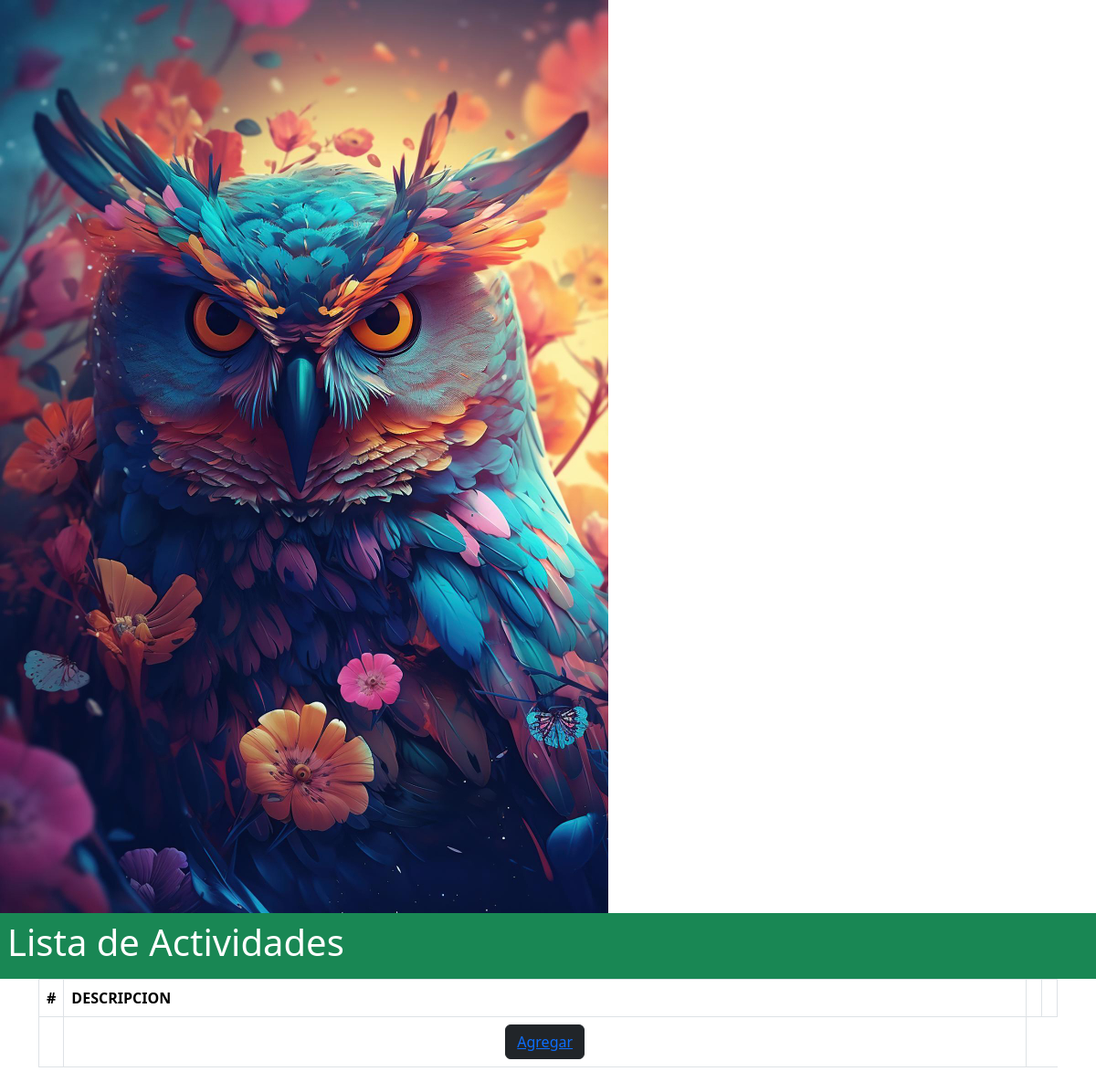
Before: / with the older database file.
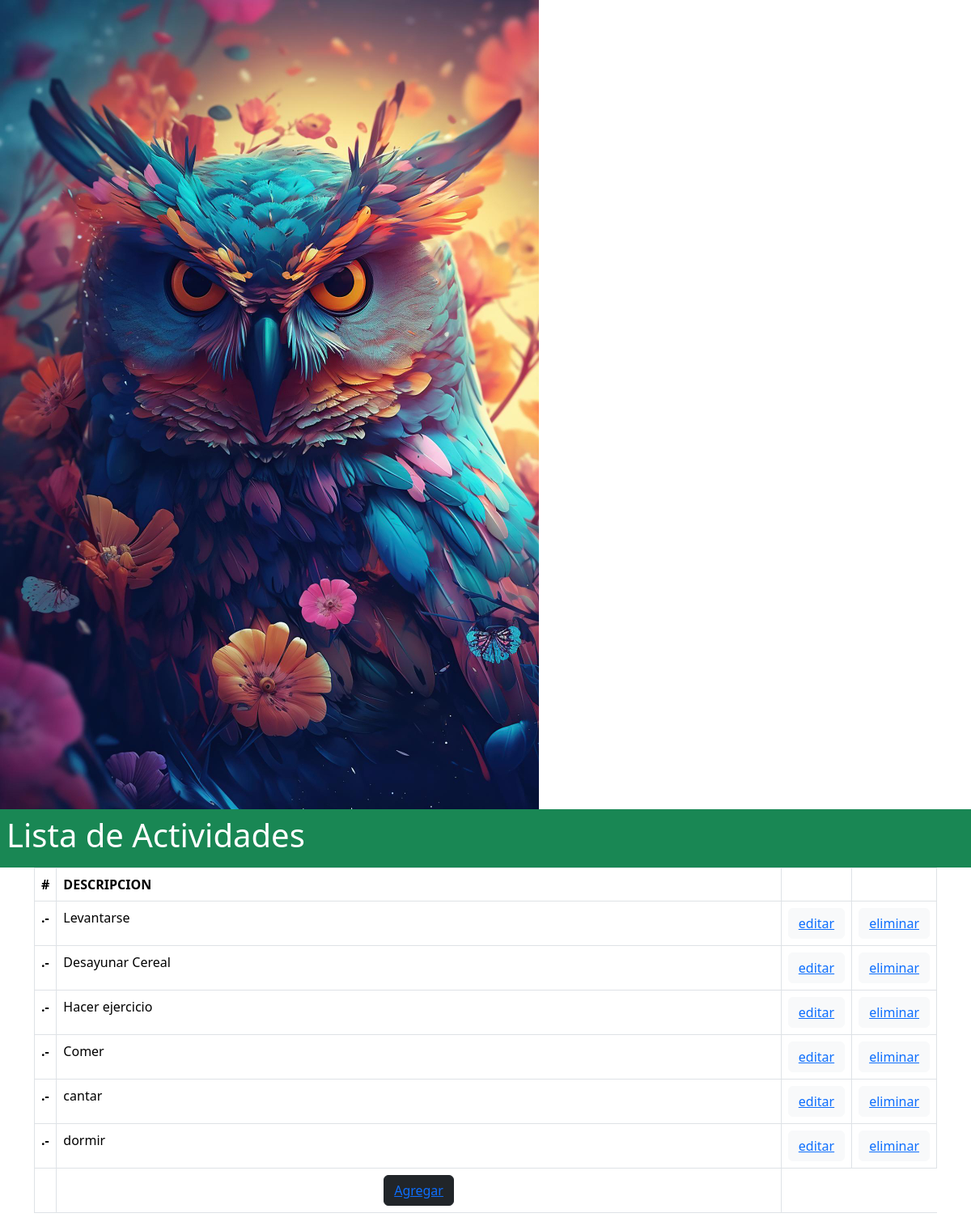
After: the same page with the newer database file.
### actividad/models.py (models this page shows)
class Tarea(models.Model):
    tarea = models.CharField(max_length=100)
    def __str__(self):
        return self.tarea

### actividad/views.py (the view)
# urls.py: path("", views.home, name="home"),
def home(request):
    tarea = Tarea.objects.all()
    context={'tareas': tarea}
    return render(request, 'actividad/home.html', context)

### actividad/templates/actividad/home.html (shortened to what this page needs)
{% extends 'actividad/layout.html' %}
{% block content %}
<div class="container-sm">
    <table class="table table-sucess table-bordered table-hover">
        <thead>
            <tr>
                <th scope="col">#</th>
                <th scope="col", lenght="100">DESCRIPCION</th>
                <th scope="col"></th>
                <th scope="col"></th>
                </div>
        {% for tarea in tareas %}
            <tr>
                <ol class="list-group list-group-numbered">
                    <th scope="row"><li class="list-group-item">.-</li></th>
                </ol>
                <td>{{ tarea }}</td>
                <td class="col-auto"><button type="button" class="btn btn-light"><a href="{% url 'editar' tarea.id %}">editar</a></button></td>
                <td class="col-auto"><button type="button" class="btn btn-light"><a href="{% url 'eliminar' tarea.id %}">eliminar</a></button></td>
            </tr>
        {% endfor %}
        <td></td>
        <td class="container text-center"><button type="button" class="btn btn-dark"><a href="{% url 'agregar' %}">Agregar</a></button></td>
{% endblock %}

### actividad/templates/actividad/layout.html (shortened to what this page needs)
<!DOCTYPE html>
<html lang="en","es">
    <head>
        <link href="https://cdn.jsdelivr.net/npm/bootstrap@5.3.3/dist/css/bootstrap.min.css" rel="stylesheet">
    </head>
    <body>
        <img src = "745.jpg" alt = "ave nocturna generada con IA">
        <div class="bg-success p-2 text-white"><h1> Lista de Actividades</h1></div>
        {% block content %}
        {% endblock %}
    </body>
</html>

Changed rows visible on the page:
added Tarea: tarea "Levantarse"
added Tarea: tarea "Desayunar Cereal"
added Tarea: tarea "Hacer ejercicio"
added Tarea: tarea "Comer"
added Tarea: tarea "cantar"
added Tarea: tarea "dormir"
